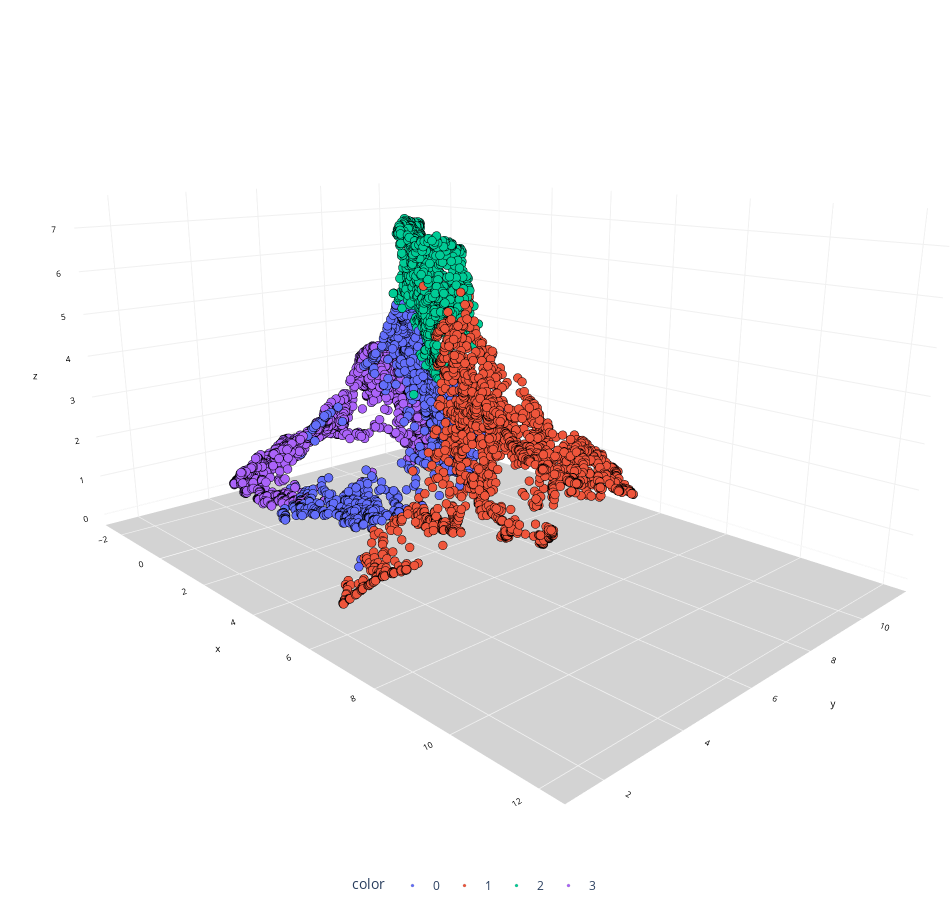

Here is the notebook cell this chart was saved with:
### Code cell
chart(X_trans, labels)

### Figure 1 — Plotly figure (JSON) as saved in the notebook; plotly's stock layout.template omitted (floating-point values rounded to 4 significant figures; data arrays with more than 128 entries replaced by an {"elided": "..."} marker saying what was removed)
{"data": [{"hovertemplate": "color=0<br>x=%{x}<br>y=%{y}<br>z=%{z}<extra></extra>", "legendgroup": "0", "marker": {"color": "#636efa", "line": {"color": "black", "width": 0.1}, "size": 3, "symbol": "circle"}, "mode": "markers", "name": "0", "scene": "scene", "showlegend": true, "type": "scatter3d", "x": {"elided": "1758 float values"}, "y": {"elided": "1758 float values"}, "z": {"elided": "1758 float values"}}, {"hovertemplate": "color=1<br>x=%{x}<br>y=%{y}<br>z=%{z}<extra></extra>", "legendgroup": "1", "marker": {"color": "#EF553B", "line": {"color": "black", "width": 0.1}, "size": 3, "symbol": "circle"}, "mode": "markers", "name": "1", "scene": "scene", "showlegend": true, "type": "scatter3d", "x": {"elided": "2274 float values"}, "y": {"elided": "2274 float values"}, "z": {"elided": "2274 float values"}}, {"hovertemplate": "color=2<br>x=%{x}<br>y=%{y}<br>z=%{z}<extra></extra>", "legendgroup": "2", "marker": {"color": "#00cc96", "line": {"color": "black", "width": 0.1}, "size": 3, "symbol": "circle"}, "mode": "markers", "name": "2", "scene": "scene", "showlegend": true, "type": "scatter3d", "x": {"elided": "1224 float values"}, "y": {"elided": "1224 float values"}, "z": {"elided": "1224 float values"}}, {"hovertemplate": "color=3<br>x=%{x}<br>y=%{y}<br>z=%{z}<extra></extra>", "legendgroup": "3", "marker": {"color": "#ab63fa", "line": {"color": "black", "width": 0.1}, "size": 3, "symbol": "circle"}, "mode": "markers", "name": "3", "scene": "scene", "showlegend": true, "type": "scatter3d", "x": {"elided": "3694 float values"}, "y": {"elided": "3694 float values"}, "z": {"elided": "3694 float values"}}], "layout": {"height": 900, "legend": {"orientation": "h", "title": {"text": "color"}, "tracegroupgap": 0, "x": 0.5, "xanchor": "center", "y": 0, "yanchor": "top"}, "margin": {"b": 0, "l": 0, "r": 0, "t": 0}, "scene": {"camera": {"center": {"x": 0, "y": 0, "z": -0.1}, "eye": {"x": 1.5, "y": -1.4, "z": 0.5}, "up": {"x": 0, "y": 0, "z": 1}}, "domain": {"x": [0, 1], "y": [0, 1]}, "xaxis": {"backgroundcolor": "white", "color": "black", "gridcolor": "#f0f0f0", "tickfont": {"size": 10}, "title": {"font": {"size": 10}, "text": "x"}}, "yaxis": {"backgroundcolor": "white", "color": "black", "gridcolor": "#f0f0f0", "tickfont": {"size": 10}, "title": {"font": {"size": 10}, "text": "y"}}, "zaxis": {"backgroundcolor": "lightgrey", "color": "black", "gridcolor": "#f0f0f0", "tickfont": {"size": 10}, "title": {"font": {"size": 10}, "text": "z"}}}, "showlegend": true, "title": {"text": "UMAP"}, "width": 950}}
